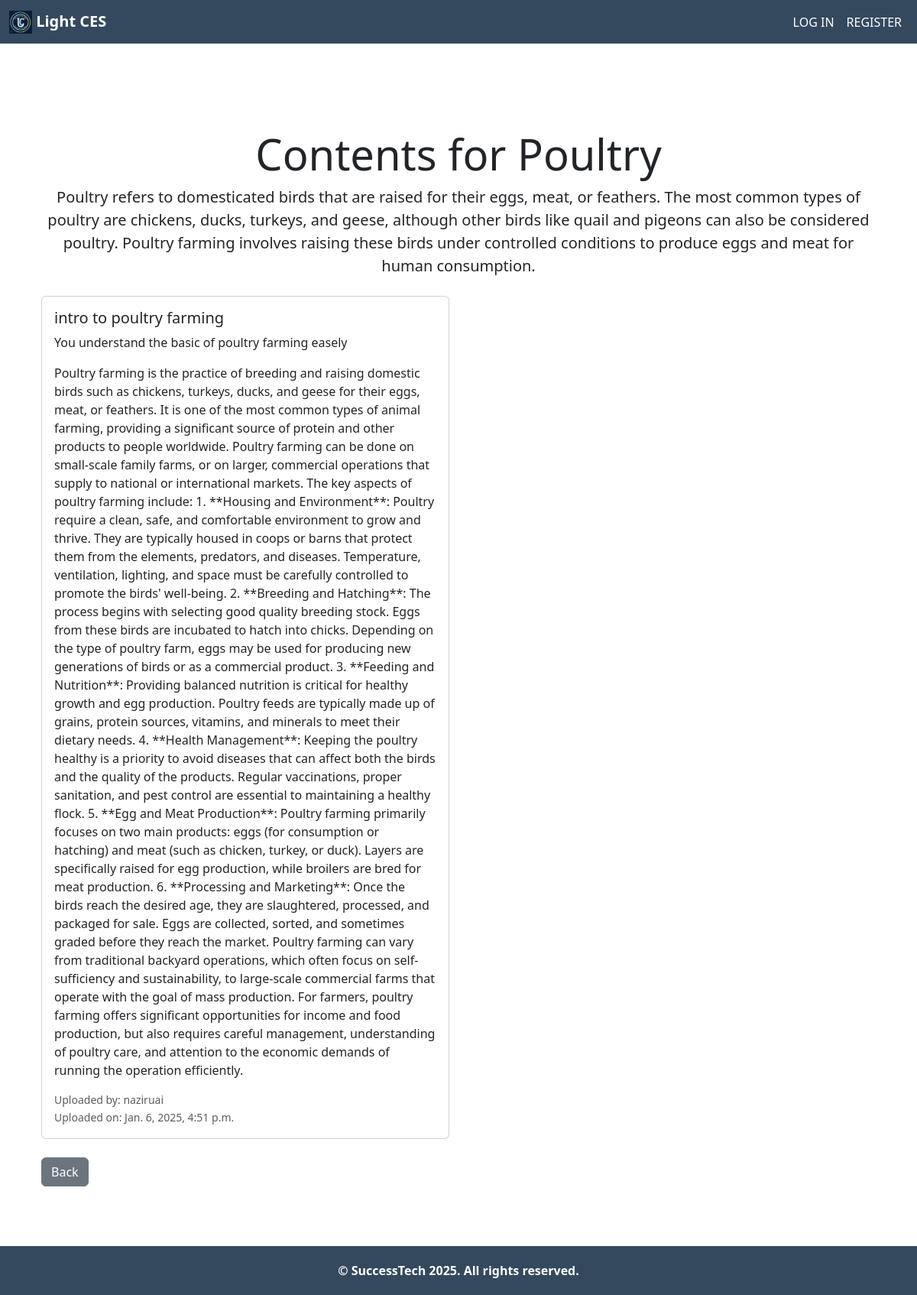
The app's page /contents/5/ with its own data.
### courses/models.py (models this page shows, shortened)
class Course(models.Model):
    title = models.CharField(max_length=100)
    description = models.TextField()
    staff = models.ForeignKey(User, on_delete=models.SET_NULL, null=True)
    created_at = models.DateTimeField(auto_now_add=True)

### contents/models.py (models this page shows, shortened)
class Content(models.Model):
    title = models.CharField(max_length=200)
    description = models.TextField(blank=True, null=True)
    content_type_choices = [
        ('text', 'Text'),
        ('image', 'Image'),
        ('video', 'Video'),
    ]
    content_type = models.CharField(max_length=10, choices=content_type_choices)
    course = models.ForeignKey(Course, on_delete=models.CASCADE, related_name='contents')
    uploaded_by = models.ForeignKey(User, on_delete=models.SET_NULL, null=True)
    text_content = models.TextField(blank=True, null=True)
    image = models.ImageField(upload_to='content/images/', blank=True, null=True)
    video = models.FileField(upload_to='content/videos/', blank=True, null=True)
    created_at = models.DateTimeField(auto_now_add=True)
    updated_at = models.DateTimeField(auto_now=True)
    class Meta:
        ordering = ['-created_at']

### contents/views.py (the view)
# urls.py: path('<int:course_id>/', views.course_contents, name='course_contents'),
def course_contents(request, course_id):
    course = get_object_or_404(Course, id=course_id)
    contents = course.contents.all()
    return render(request, 'contents/course_contents.html', {'course': course, 'contents': contents})

### contents/templates/contents/course_contents.html
{% extends 'main/base.html' %}
{% block content %}
<div class="container py-5">
    <div class="text-center mb-4">
        <h1 class="display-4">Contents for {{ course.title|title }}</h1>
        <p class="lead">{{ course.description }}</p>
    </div>
    {% if contents %}
        <div class="row row-cols-1 row-cols-md-2 g-4">
            {% for content in contents %}
            <div class="col">
                <div class="card h-100">
                    <div class="card-body">
                        <h5 class="card-title">{{ content.title }}</h5>
                        <p class="card-text">{{ content.description }}</p>
                        {% if content.content_type == 'text' %}
                            <p class="text-content">{{ content.text_content }}</p>
                        {% elif content.content_type == 'image' %}
                            <img src="{{ content.image.url }}" alt="{{ content.title|title }}" class="img-fluid">
                        {% elif content.content_type == 'video' %}
                            <video controls class="w-100">
                                <source src="{{ content.video.url }}" type="video/mp4">
                                Your browser does not support the video tag.
                            </video>
                        {% endif %}
                        <small class="text-muted d-block mt-3">
                            Uploaded by:
                            {% if content.uploaded_by %}
                                {{ content.uploaded_by.username }}
                            {% else %}
                                Unknown
                            {% endif %}
                        </small>
                        <small class="text-muted">Uploaded on: {{ content.created_at }}</small>
                    </div>
                </div>
            </div>
            {% endfor %}
        </div>
    {% else %}
        <p class="text-center">No contents available for this course yet.</p>
    {% endif %}
    <div class="mt-4">
        <a href="{% url 'main:courses:course_detail' course.id %}" class="btn btn-secondary">Back</a>
    </div>
</div>
{% endblock %}

### static/css/styles.css (style rules this page uses)
html, body { height: 100%; margin: 0; display: flex; flex-direction: column; padding-top: 60px; }
.container { flex: 1; padding-bottom: 30px; }

### main/templates/main/base.html (style rules this page uses)
.card { overflow: hidden; }

### records on screen
Course: title "Poultry", description "Poultry refers to domesticated birds that are raised for their eggs, meat, or feathers. The most common types of poultry are chickens, ducks, turkeys, and geese, although other birds like quail and pigeons can also be considered poultry. Poultry farming involves raising these birds under controlled conditions to produce eggs and meat for human consumption."
Content: title "intro to poultry farming", description "You understand the basic of poultry farming easely", text_content "Poultry farming is the practice of breeding and raising domestic birds such as chickens, turkeys, ducks, and geese for their eggs, meat, or feathers. It is one of the most common types of animal farming, providing a significant source of protein and other products to people worldwide. Poultry farming can be done on small-scale family farms, or on larger, commercial operations that supply to national or international markets. The key aspects of poultry farming include: 1. **Housing and Environment**: Poultry require a clean, safe, and comfortable environment to grow and thrive. They are typically housed in coops or barns that protect them from the elements, predators, and diseases.…", uploaded_by.username "naziruai", created_at "Jan. 6, 2025, 4:51 p.m."
